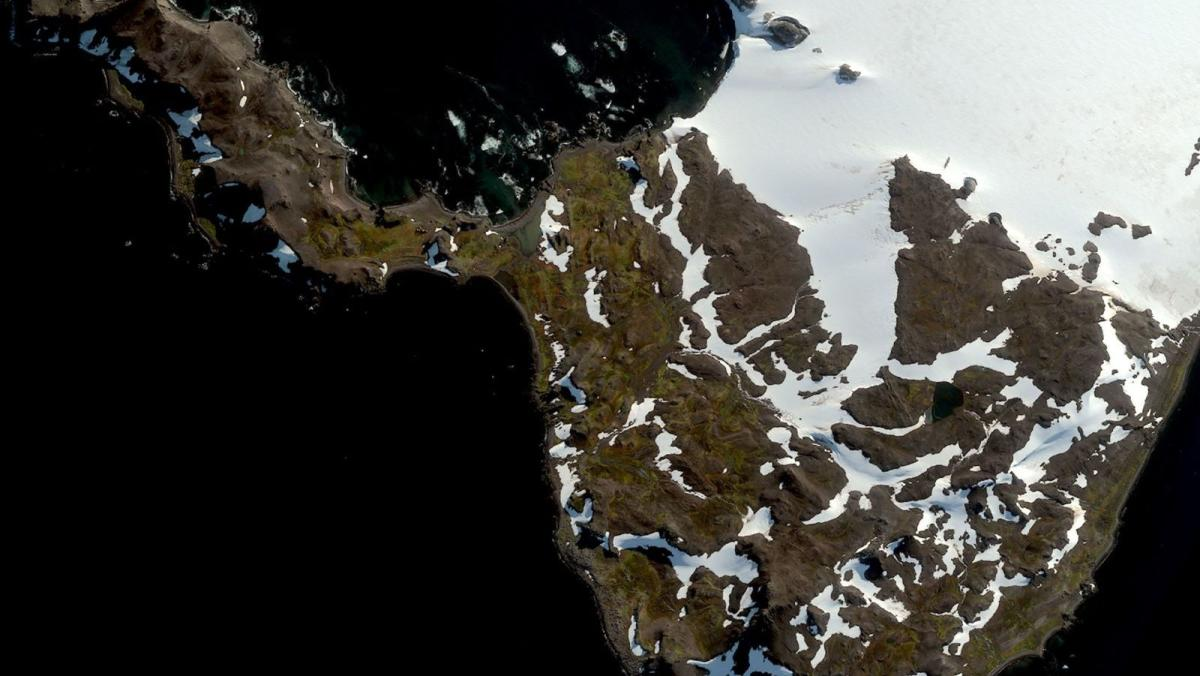
#> input picture src/web_app/src/assets/img/compare-data.jpeg, 1200 x 676 px; its folder holds only this picture in this run
$ python -i utils.py   (imports and definitions only)
#> lines starting #> are read from the running program, lines starting #| are printed output that depends on the picture; after the words box and inside, x2 and y2 are one past the last pixel; in counts of white or black regions, pixels touching at a corner belong together
import os
import tarfile
from PIL import Image, ImageDraw
from colorthief import ColorThief
import math
import cv2
import numpy as np
import json


# [137 lines left out: functions extract_tar_files, load_json_files, find_metadata_json_files, find_larger_jpg_files, rotation_angle, rotate_image and 4 more, not called in this run]


def rotate_and_save_image(image_path: str):
    angle = get_angle_of_rotation(image_path)
    rotate_image(image_path, angle)


def crop_black_padding(image_path, suffix="_cropped"):
    # Load the image
#> called with suffix = '_cropped'
    image = cv2.imread(image_path)
#> image is the input picture: shape (676, 1200, 3); mean B, G, R 61.5, 65.8, 67.3

    # Check if the image is loaded properly
    if image is None:
        return "Error: Unable to load image"

    original_height, original_width = image.shape[:2]
#> original_height = 676; original_width = 1200
    gray = cv2.cvtColor(image, cv2.COLOR_BGR2GRAY)
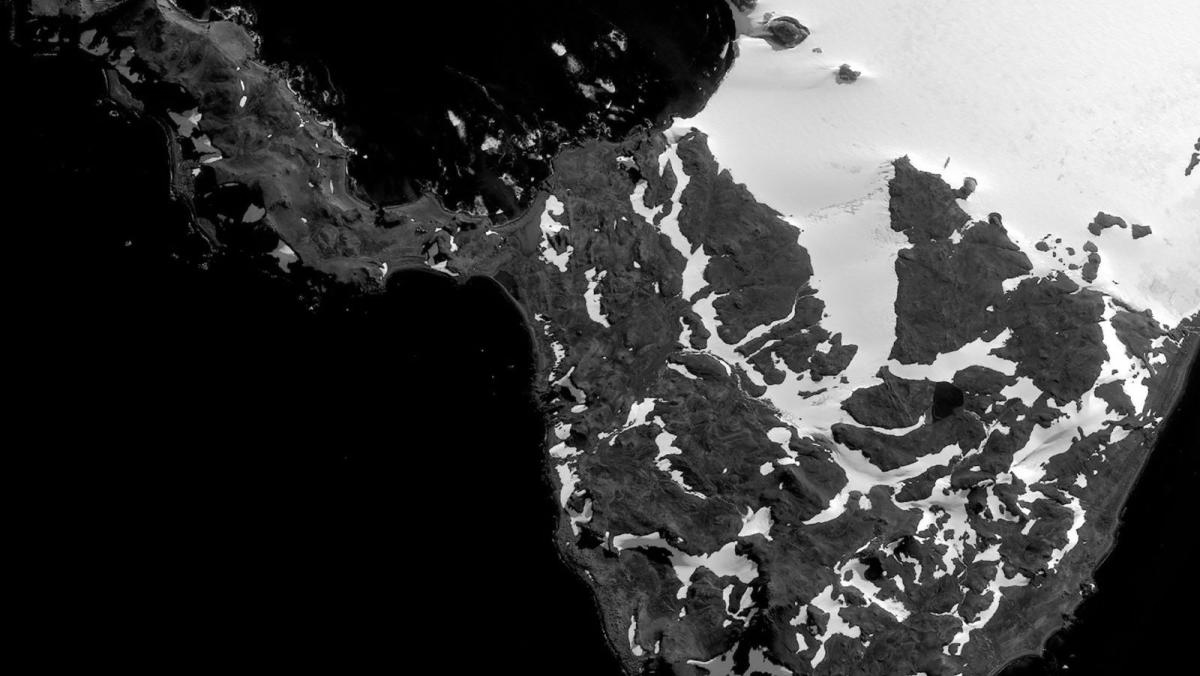
#> gray: shape (676, 1200); min 0, max 255, mean 65.8

    _, binary_mask = cv2.threshold(gray, 1, 255, cv2.THRESH_BINARY)
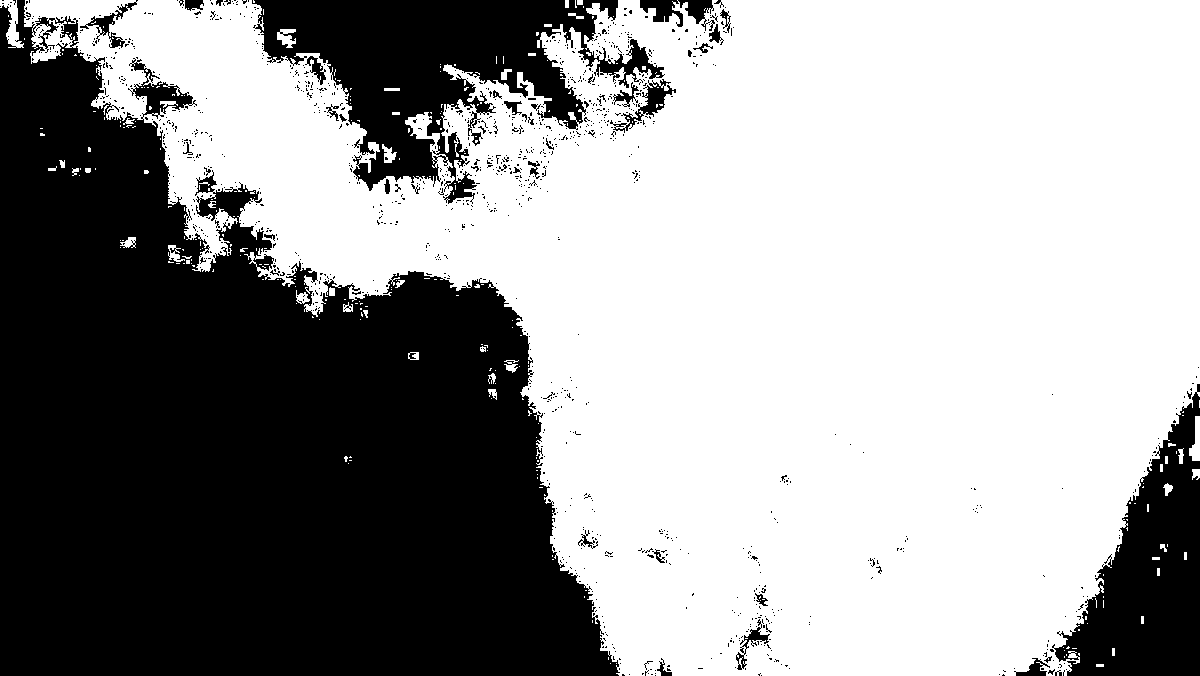
#> binary_mask: shape (676, 1200); 60.2% white; 1173 black regions (1129 under 20 px)

    contours, _ = cv2.findContours(
        binary_mask, cv2.RETR_EXTERNAL, cv2.CHAIN_APPROX_SIMPLE)
#> contours = 250 contours, 224 with area under 20; largest, box (x1, y1, x2, y2) and area: (24, 0, 1200, 676) 489893, (0, 0, 24, 48) 410, (1189, 416, 1200, 461) 245, (277, 29, 296, 48) 178, (382, 144, 397, 163) 124

    if contours:
        # Get the bounding box of all contours combined
        x, y, w, h = cv2.boundingRect(cv2.convexHull(np.vstack(contours)))
#> x = 0; y = 0; w = 1200; h = 676

        cropped_image = image[y:y+h, x:x+w]

        resized_image = cv2.resize(
            cropped_image, (original_width, original_height))

        base_name, ext = os.path.splitext(image_path)
        new_filename = f"{base_name}{suffix}{ext}"

        cv2.imwrite(new_filename, resized_image)
        return f"Cropped image saved as: {new_filename}"
    else:
        return "No non-black areas found."

>>> result = crop_black_padding('../web_app/src/assets/img/compare-data.jpeg')
